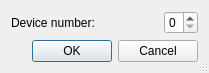
<?xml version="1.0" encoding="UTF-8"?>
<ui version="4.0">
 <class>OpenCVCameraDialog</class>
 <widget class="QDialog" name="OpenCVCameraDialog">
  <property name="windowModality">
   <enum>Qt::ApplicationModal</enum>
  </property>
  <property name="geometry">
   <rect>
    <x>0</x>
    <y>0</y>
    <width>209</width>
    <height>66</height>
   </rect>
  </property>
  <property name="windowTitle">
   <string>OpenCV camera settings</string>
  </property>
  <property name="windowIcon">
   <iconset resource="icons.qrc">
    <normaloff>:/oxygen/icons/oxygen/camera-web-64.png</normaloff>:/oxygen/icons/oxygen/camera-web-64.png</iconset>
  </property>
  <property name="sizeGripEnabled">
   <bool>true</bool>
  </property>
  <property name="modal">
   <bool>true</bool>
  </property>
  <layout class="QVBoxLayout" name="verticalLayout">
   <item>
    <layout class="QGridLayout" name="gridLayout">
     <item row="0" column="0">
      <widget class="QLabel" name="label">
       <property name="text">
        <string>Device number:</string>
       </property>
      </widget>
     </item>
     <item row="0" column="1">
      <widget class="QSpinBox" name="device">
       <property name="sizePolicy">
        <sizepolicy hsizetype="Fixed" vsizetype="Fixed">
         <horstretch>0</horstretch>
         <verstretch>0</verstretch>
        </sizepolicy>
       </property>
       <property name="maximum">
        <number>3</number>
       </property>
      </widget>
     </item>
    </layout>
   </item>
   <item>
    <spacer name="verticalSpacer">
     <property name="orientation">
      <enum>Qt::Vertical</enum>
     </property>
     <property name="sizeHint" stdset="0">
      <size>
       <width>20</width>
       <height>40</height>
      </size>
     </property>
    </spacer>
   </item>
   <item>
    <widget class="QDialogButtonBox" name="buttonBox">
     <property name="orientation">
      <enum>Qt::Horizontal</enum>
     </property>
     <property name="standardButtons">
      <set>QDialogButtonBox::Cancel|QDialogButtonBox::Ok</set>
     </property>
    </widget>
   </item>
  </layout>
 </widget>
 <resources>
  <include location="icons.qrc"/>
 </resources>
 <connections>
  <connection>
   <sender>buttonBox</sender>
   <signal>accepted()</signal>
   <receiver>OpenCVCameraDialog</receiver>
   <slot>accept()</slot>
   <hints>
    <hint type="sourcelabel">
     <x>248</x>
     <y>254</y>
    </hint>
    <hint type="destinationlabel">
     <x>157</x>
     <y>274</y>
    </hint>
   </hints>
  </connection>
  <connection>
   <sender>buttonBox</sender>
   <signal>rejected()</signal>
   <receiver>OpenCVCameraDialog</receiver>
   <slot>reject()</slot>
   <hints>
    <hint type="sourcelabel">
     <x>316</x>
     <y>260</y>
    </hint>
    <hint type="destinationlabel">
     <x>286</x>
     <y>274</y>
    </hint>
   </hints>
  </connection>
 </connections>
</ui>
